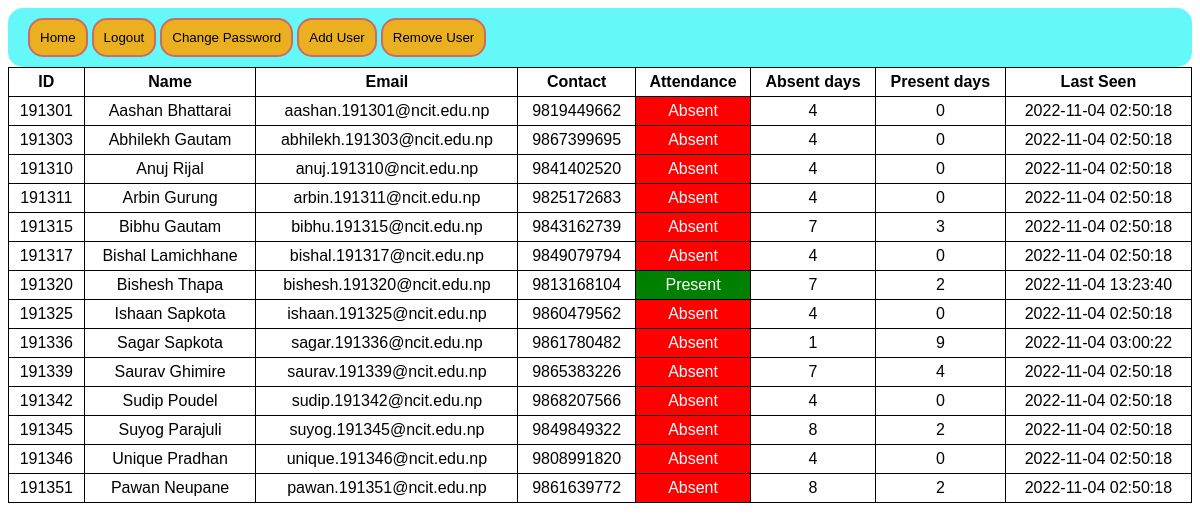
The page /Admin/index.php (signed in) on the database its author committed.
### tables this page shows
CREATE TABLE `tblStudent` (
  `ID` int(11) NOT NULL,
  `Name` varchar(30) NOT NULL,
  `Contact` varchar(10) DEFAULT NULL,
  `Email` varchar(30) NOT NULL,
  `Password` varchar(50) NOT NULL,
  `Attendance` varchar(7) DEFAULT 'Absent',
  `Absent` int(11) DEFAULT 0,
  `Present` int(11) DEFAULT 0,
  `Ldate` timestamp NOT NULL DEFAULT current_timestamp() ON UPDATE current_timestamp()
);

### Admin/index.php (the view, shortened to what this page needs)
<?php
include '../config/db.php';
?>
<!DOCTYPE html>
<html>
<head>
	<link rel="stylesheet" href="css/styleindex.css">
</head>
<body>
<header>
	<nav>
	<a href="index.php"><button type="button">Home</button></a>
	<a href="logout.php"><button type="button">Logout</button></a>
	<a href="changepw.php"><button type="button">Change Password</button></a>
	<a href="addUser.php"><button type="button">Add User</button></a>
	<a href="removeUser.php"><button type="button">Remove User</button></a>
	</nav>
</header>
	<table>
	<tr>
		<th>ID</th>
		<th>Name</th>
		<th>Email</th>
		<th>Contact</th>
		<th>Attendance</th>
		<th>Absent days</th>
		<th>Present days</th>
		<th>Last Seen</th>
	</tr>
	<?php
		$sql="Select * from tblStudent order by ID ASC";
		$rs=$conn->query($sql);
		while($row=$rs->fetch_assoc()){
	?>
	<tr>
		<td><?php echo $row['ID'];?></td>
		<td><?php echo $row['Name'];?></td>
		<td><?php echo $row['Email'];?></td>
		<td><?php echo $row['Contact'];?></td>
		<?php
			if($row['Attendance']=="Present"){
		?>
		<td style=background:green;color:white;><?php echo $row['Attendance'];?></td>
		<?php
			}else{
		?>
		<td style=background:red;color:white;><?php echo $row['Attendance'];?></td>
		<?php
			}
		?>
		<td><?php echo $row['Absent'];?></td>
		<td><?php echo $row['Present'];?></td>
		<td><?php echo $row['Ldate'];?></td>
	</tr>
	<?php
	}
	?>
</body>
</html>

### Admin/css/styleindex.css (style rules this page uses)
header { background-color: rgba(65, 247, 247, 0.808); padding: 10px; padding-left: 20px; border-radius: 15px; margin-left: 0px; position: relative; }
button { display: inline-block; position: relative; border-radius: 15px; border:2px solid rgb(204, 105, 105); color: black; padding: 10px; background-color: rgba(255, 166, 0, 0.87); }
table { grid: 10%; border-radius: 15px; width: 100%; border-collapse: collapse; box-shadow: 10px; }
tr,th,td { border: 1px solid black; text-align: center; font-size: 16px; font-family: sans-serif; padding: 5px; }

### rows shown on the page
tblstudent: ID "191301", Name "Aashan Bhattarai", Email "aashan.191301@ncit.edu.np", Contact "9819449662", Attendance "Absent", Absent "4", Present "0", Ldate "2022-11-04 02:50:18"
tblstudent: ID "191303", Name "Abhilekh Gautam", Email "abhilekh.191303@ncit.edu.np", Contact "9867399695", Attendance "Absent", Absent "4", Present "0", Ldate "2022-11-04 02:50:18"
tblstudent: ID "191310", Name "Anuj Rijal", Email "anuj.191310@ncit.edu.np", Contact "9841402520", Attendance "Absent", Absent "4", Present "0", Ldate "2022-11-04 02:50:18"
tblstudent: ID "191311", Name "Arbin Gurung", Email "arbin.191311@ncit.edu.np", Contact "9825172683", Attendance "Absent", Absent "4", Present "0", Ldate "2022-11-04 02:50:18"
tblstudent: ID "191315", Name "Bibhu Gautam", Email "bibhu.191315@ncit.edu.np", Contact "9843162739", Attendance "Absent", Absent "7", Present "3", Ldate "2022-11-04 02:50:18"
tblstudent: ID "191317", Name "Bishal Lamichhane", Email "bishal.191317@ncit.edu.np", Contact "9849079794", Attendance "Absent", Absent "4", Present "0", Ldate "2022-11-04 02:50:18"
tblstudent: ID "191320", Name "Bishesh Thapa", Email "bishesh.191320@ncit.edu.np", Contact "9813168104", Attendance "Present", Absent "7", Present "2", Ldate "2022-11-04 13:23:40"
tblstudent: ID "191325", Name "Ishaan Sapkota", Email "ishaan.191325@ncit.edu.np", Contact "9860479562", Attendance "Absent", Absent "4", Present "0", Ldate "2022-11-04 02:50:18"
tblstudent: ID "191336", Name "Sagar Sapkota", Email "sagar.191336@ncit.edu.np", Contact "9861780482", Attendance "Absent", Absent "1", Present "9", Ldate "2022-11-04 03:00:22"
tblstudent: ID "191339", Name "Saurav Ghimire", Email "saurav.191339@ncit.edu.np", Contact "9865383226", Attendance "Absent", Absent "7", Present "4", Ldate "2022-11-04 02:50:18"
tblstudent: ID "191342", Name "Sudip Poudel", Email "sudip.191342@ncit.edu.np", Contact "9868207566", Attendance "Absent", Absent "4", Present "0", Ldate "2022-11-04 02:50:18"
tblstudent: ID "191345", Name "Suyog Parajuli", Email "suyog.191345@ncit.edu.np", Contact "9849849322", Attendance "Absent", Absent "8", Present "2", Ldate "2022-11-04 02:50:18"
tblstudent: ID "191346", Name "Unique Pradhan", Email "unique.191346@ncit.edu.np", Contact "9808991820", Attendance "Absent", Absent "4", Present "0", Ldate "2022-11-04 02:50:18"
tblstudent: ID "191351", Name "Pawan Neupane", Email "pawan.191351@ncit.edu.np", Contact "9861639772", Attendance "Absent", Absent "8", Present "2", Ldate "2022-11-04 02:50:18"
